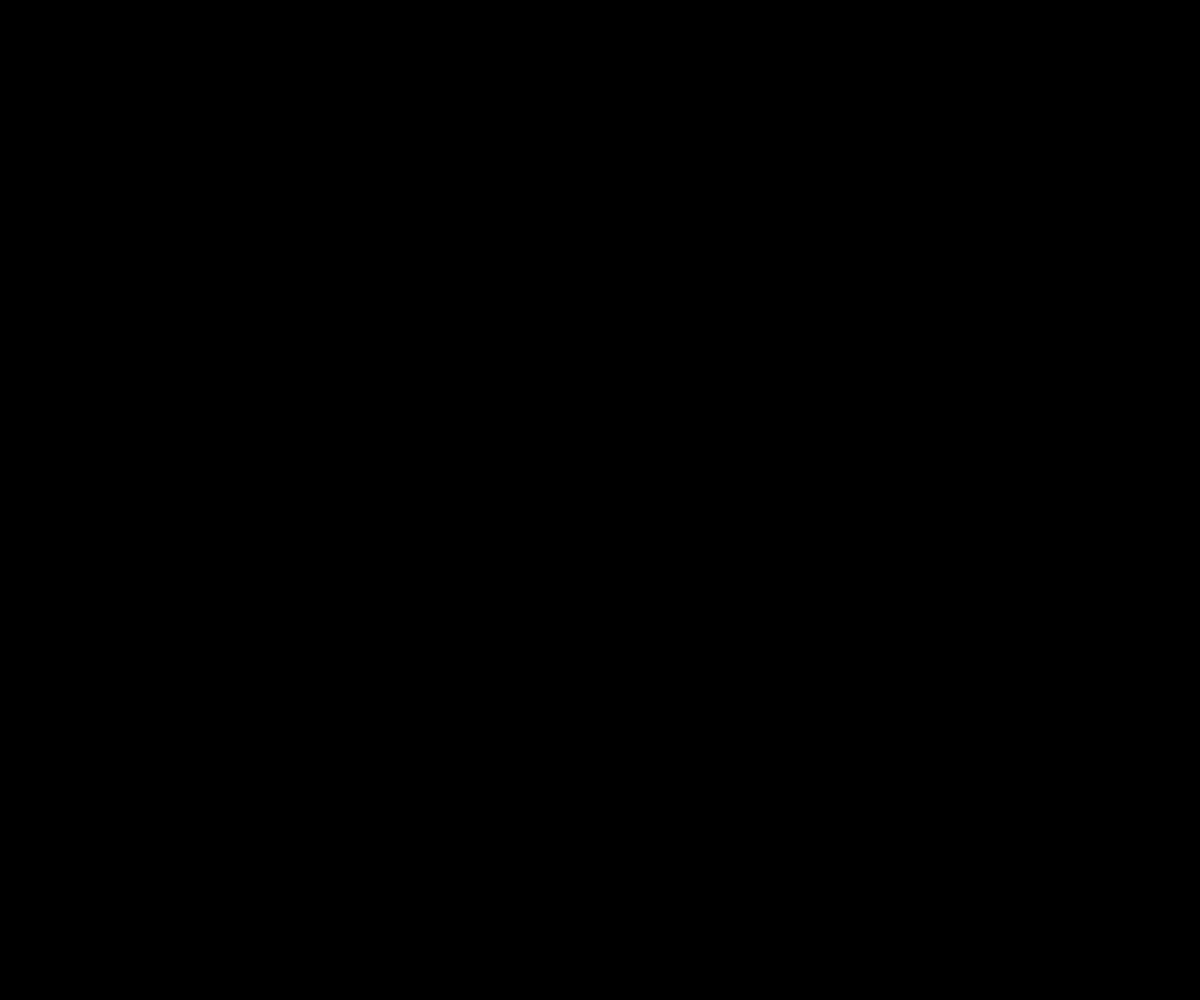
Frame 1 (no input)
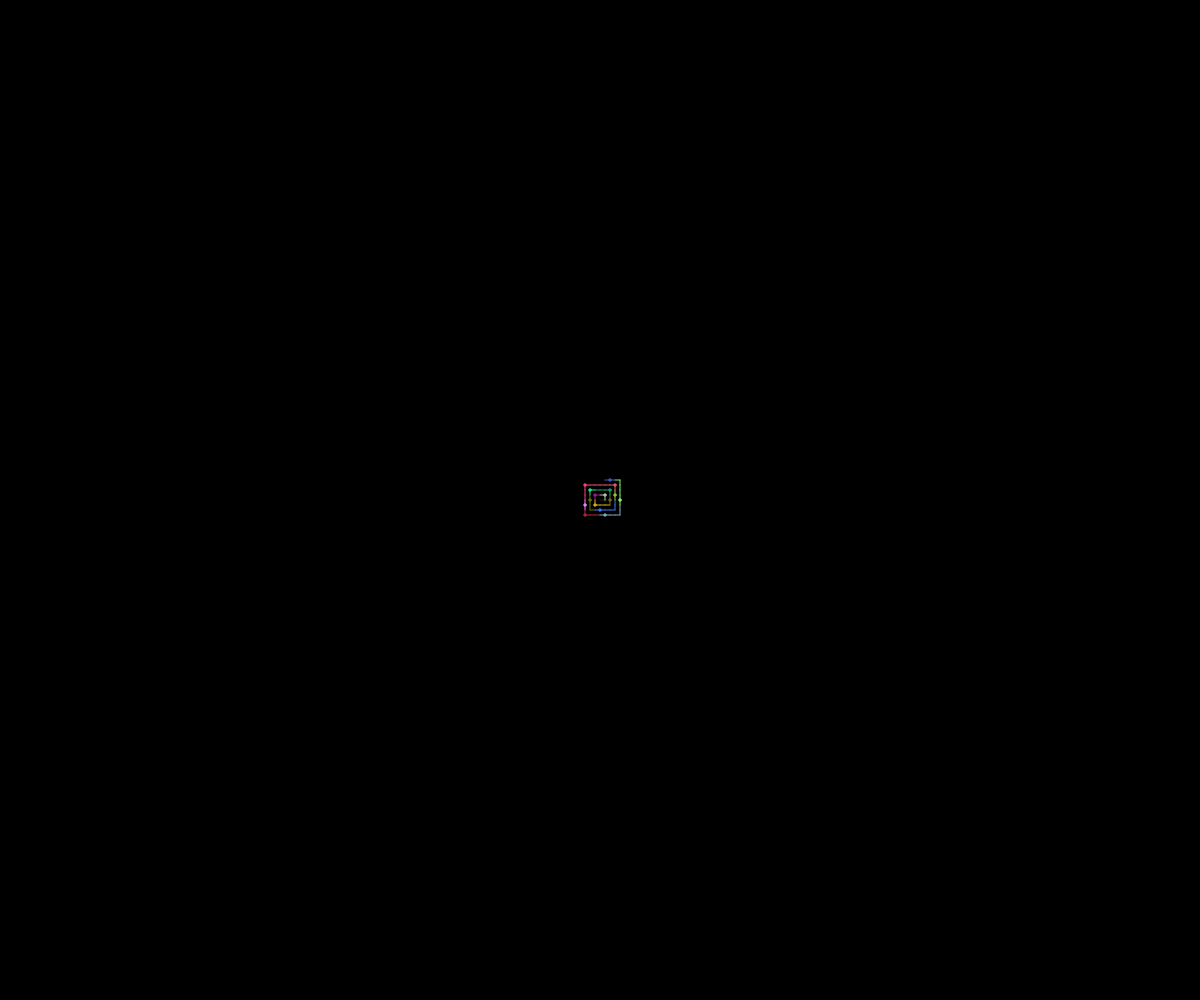
Frame 60 (no input)
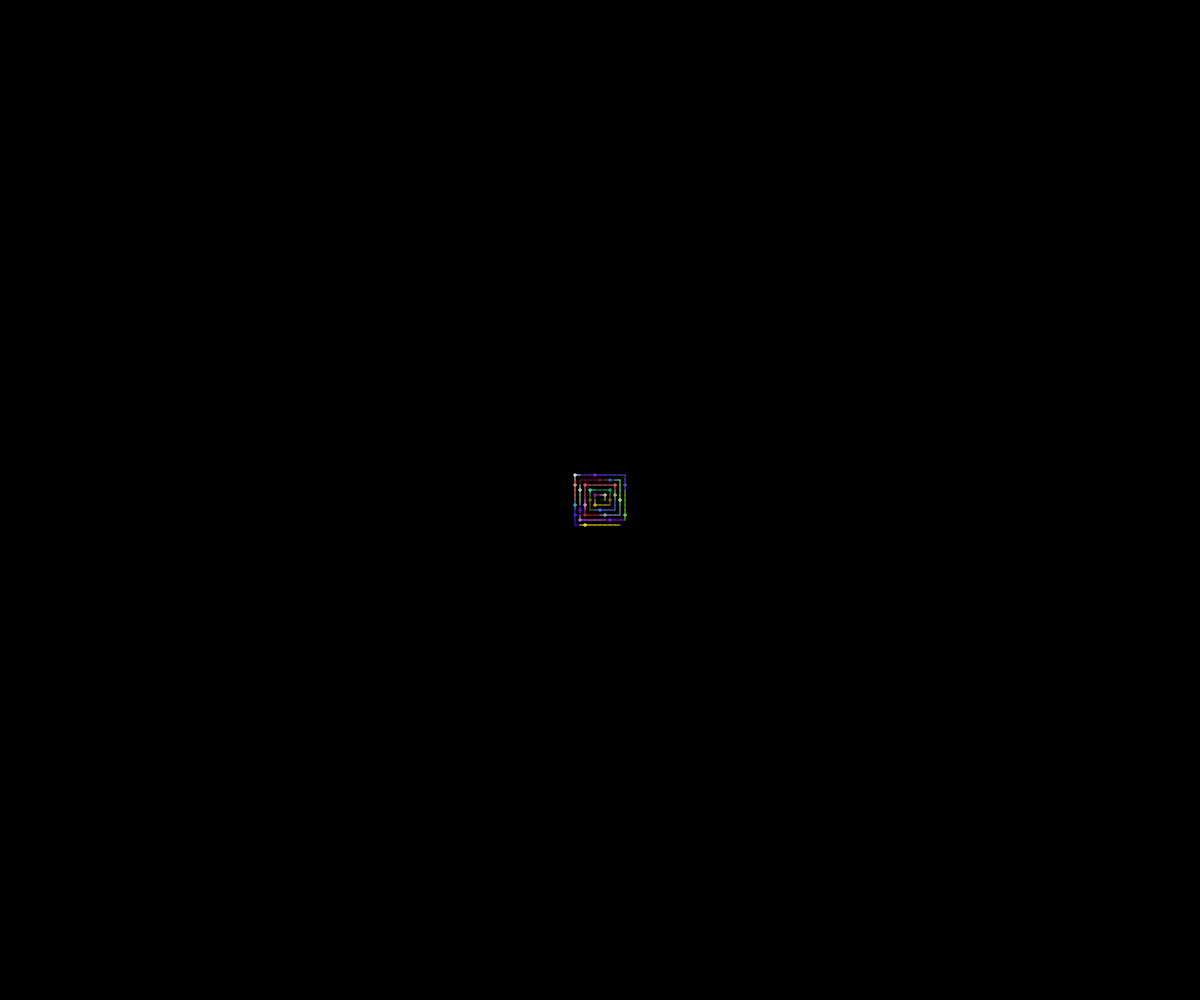
Frame 120 (the mouse pressed at the canvas centre since frame 60)

The p5.js sketch that drew these frames (run headless with seeded random() and noise() and a simulated clock; from frame 60 on, the mouse is pressed at the canvas centre):

// p5.js sketch
// ── sketch.js
let x, y;
let px, py;
let step = 1;
let state = 0;
let numSteps = 1;
let turnCounter = 1;

let stepSize = 5;
let totalSteps;

function isPrime(value) {
  if (value == 1) return false;
  for (let i = 2; i <= sqrt(value); i++) {
    if (value % i == 0) {
      return false;
    }
  }
  return true;
}

function setup() {
  createCanvas(windowWidth, windowHeight);

  // set up spiral
  const cols = width / stepSize;
  const rows = height / stepSize;
  totalSteps = cols * rows;
  x = width / 2;
  y = height / 2;
  px = x;
  py = y;
  background(0);
}

function draw() {
  
  // If prime, draw circle with random color
  if (isPrime(step)) {
    let circleColor = color((random(255)+x)%255, (random(255)+y)%255, (random(255)+x+y)%255,255) ;
    fill(circleColor);
    stroke(circleColor);
    circle(x, y, stepSize * 0.5);
  }
  
  // Connect current to previous with a line
  line(x, y, px, py);
  px = x;
  py = y;

  // Move according to state
  switch (state) {
    case 0:
      x += stepSize;
      break;
    case 1:
      y -= stepSize;
      break;
    case 2:
      x -= stepSize;
      break;
    case 3:
      y += stepSize;
      break;
  }
  
  // Change state
  if (step % numSteps == 0) {
    state = (state + 1) % 4;
    turnCounter++;
    if (turnCounter % 2 == 0) {
      numSteps++;
    }
  }
  step++;
  
  // Are we done?
  if (step > totalSteps) {
    noLoop();
  }

}
